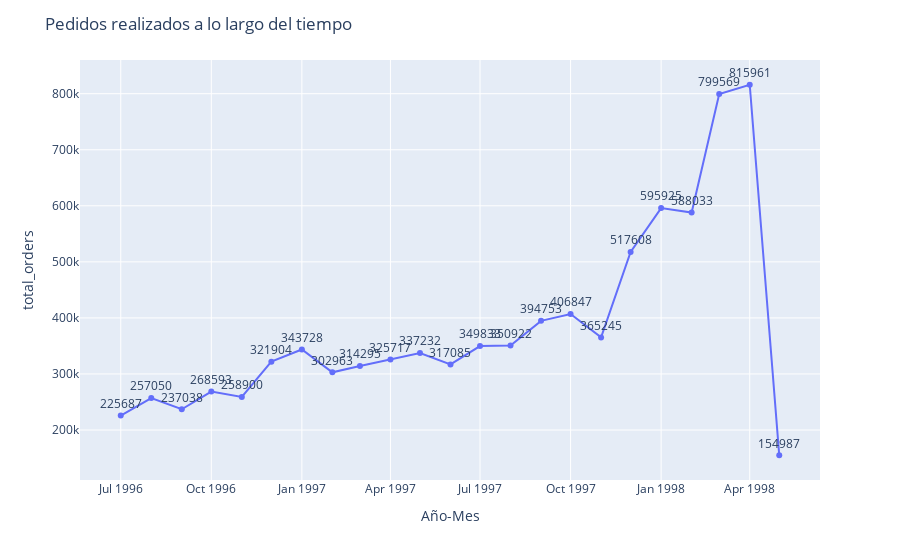

Notebook cell for this chart:
### Code cell
# gráfica de líneas que muestra la evolución de los pedidos agrupados por mes
fig = px.line(total_orders_by_order_date, 
							x = 'Año-Mes', 
							y = 'total_orders', 
							text = 'total_orders')
fig.update_traces(textposition = "top center")
fig.update_layout(title = dict(text = "Pedidos realizados a lo largo del tiempo"))
fig.show()

### Figure 1 — Plotly figure (JSON) as saved in the notebook; plotly's stock layout.template omitted (floating-point values rounded to 4 significant figures)
{"data": [{"hovertemplate": "Año-Mes=%{x}<br>total_orders=%{text}<extra></extra>", "legendgroup": "", "line": {"color": "#636efa", "dash": "solid"}, "marker": {"symbol": "circle"}, "mode": "lines+markers+text", "name": "", "orientation": "v", "showlegend": false, "text": [225687, 257050, 237038, 268593, 258900, 321904, 343728, 302963, 314295, 325717, 337232, 317085, 349833, 350922, 394753, 406847, 365245, 517608, 595925, 588033, 799569, 815961, 154987], "textposition": "top center", "type": "scatter", "x": ["1996-7", "1996-8", "1996-9", "1996-10", "1996-11", "1996-12", "1997-1", "1997-2", "1997-3", "1997-4", "1997-5", "1997-6", "1997-7", "1997-8", "1997-9", "1997-10", "1997-11", "1997-12", "1998-1", "1998-2", "1998-3", "1998-4", "1998-5"], "xaxis": "x", "y": [225687, 257050, 237038, 268593, 258900, 321904, 343728, 302963, 314295, 325717, 337232, 317085, 349833, 350922, 394753, 406847, 365245, 517608, 595925, 588033, 799569, 815961, 154987], "yaxis": "y"}], "layout": {"legend": {"tracegroupgap": 0}, "margin": {"t": 60}, "title": {"text": "Pedidos realizados a lo largo del tiempo"}, "xaxis": {"anchor": "y", "domain": [0, 1], "title": {"text": "Año-Mes"}}, "yaxis": {"anchor": "x", "domain": [0, 1], "title": {"text": "total_orders"}}}}
